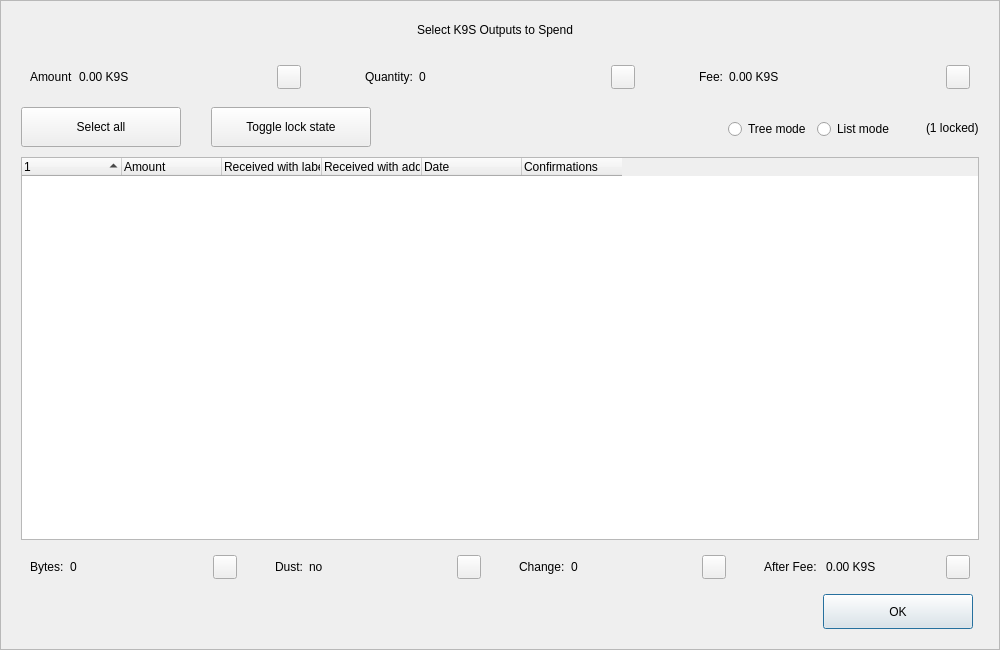
<?xml version="1.0" encoding="UTF-8"?>
<ui version="4.0">
 <class>CoinControlDialog</class>
 <widget class="QDialog" name="CoinControlDialog">
  <property name="geometry">
   <rect>
    <x>0</x>
    <y>0</y>
    <width>1000</width>
    <height>650</height>
   </rect>
  </property>
  <property name="minimumSize">
   <size>
    <width>950</width>
    <height>650</height>
   </size>
  </property>
  <property name="windowTitle">
   <string>Coin Selection</string>
  </property>
  <property name="styleSheet">
   <string notr="true"/>
  </property>
  <layout class="QVBoxLayout" name="verticalLayout">
   <property name="spacing">
    <number>0</number>
   </property>
   <property name="leftMargin">
    <number>0</number>
   </property>
   <property name="topMargin">
    <number>0</number>
   </property>
   <property name="rightMargin">
    <number>0</number>
   </property>
   <property name="bottomMargin">
    <number>0</number>
   </property>
   <item>
    <widget class="QFrame" name="frameContainer">
     <property name="toolTipDuration">
      <number>0</number>
     </property>
     <property name="frameShape">
      <enum>QFrame::StyledPanel</enum>
     </property>
     <property name="frameShadow">
      <enum>QFrame::Raised</enum>
     </property>
     <layout class="QVBoxLayout" name="verticalLayout_2">
      <property name="leftMargin">
       <number>0</number>
      </property>
      <property name="rightMargin">
       <number>0</number>
      </property>
      <property name="bottomMargin">
       <number>20</number>
      </property>
      <item>
       <layout class="QHBoxLayout" name="horizontalLayout_12">
        <property name="spacing">
         <number>0</number>
        </property>
        <property name="leftMargin">
         <number>20</number>
        </property>
        <property name="rightMargin">
         <number>30</number>
        </property>
        <item>
         <spacer name="horizontalSpacer_4">
          <property name="orientation">
           <enum>Qt::Horizontal</enum>
          </property>
          <property name="sizeHint" stdset="0">
           <size>
            <width>40</width>
            <height>20</height>
           </size>
          </property>
         </spacer>
        </item>
        <item>
         <widget class="QLabel" name="labelTitle">
          <property name="minimumSize">
           <size>
            <width>0</width>
            <height>40</height>
           </size>
          </property>
          <property name="maximumSize">
           <size>
            <width>16777215</width>
            <height>40</height>
           </size>
          </property>
          <property name="text">
           <string>Select K9S Outputs to Spend</string>
          </property>
          <property name="alignment">
           <set>Qt::AlignCenter</set>
          </property>
          <property name="margin">
           <number>7</number>
          </property>
         </widget>
        </item>
        <item>
         <spacer name="horizontalSpacer_5">
          <property name="orientation">
           <enum>Qt::Horizontal</enum>
          </property>
          <property name="sizeHint" stdset="0">
           <size>
            <width>40</width>
            <height>20</height>
           </size>
          </property>
         </spacer>
        </item>
       </layout>
      </item>
      <item>
       <layout class="QHBoxLayout" name="horizontalLayout_8">
        <property name="leftMargin">
         <number>20</number>
        </property>
        <property name="rightMargin">
         <number>20</number>
        </property>
        <item>
         <widget class="QWidget" name="layoutAmount" native="true">
          <layout class="QHBoxLayout" name="horizontalLayout_9" stretch="0,1,0">
           <item>
            <widget class="QLabel" name="labelCoinControlAmountText">
             <property name="text">
              <string>Amount</string>
             </property>
            </widget>
           </item>
           <item>
            <widget class="QLabel" name="labelCoinControlAmount">
             <property name="text">
              <string>0.00 K9S</string>
             </property>
            </widget>
           </item>
           <item alignment="Qt::AlignHCenter|Qt::AlignVCenter">
            <widget class="QPushButton" name="pushButtonAmount">
             <property name="minimumSize">
              <size>
               <width>0</width>
               <height>24</height>
              </size>
             </property>
             <property name="maximumSize">
              <size>
               <width>24</width>
               <height>26</height>
              </size>
             </property>
             <property name="focusPolicy">
              <enum>Qt::NoFocus</enum>
             </property>
             <property name="styleSheet">
              <string notr="true">padding-bottom:2px;
padding-right:4px;</string>
             </property>
             <property name="text">
              <string/>
             </property>
            </widget>
           </item>
          </layout>
         </widget>
        </item>
        <item>
         <spacer name="horizontalSpacer_2">
          <property name="orientation">
           <enum>Qt::Horizontal</enum>
          </property>
          <property name="sizeType">
           <enum>QSizePolicy::Fixed</enum>
          </property>
          <property name="sizeHint" stdset="0">
           <size>
            <width>40</width>
            <height>20</height>
           </size>
          </property>
         </spacer>
        </item>
        <item>
         <widget class="QWidget" name="layoutQuantity" native="true">
          <layout class="QHBoxLayout" name="horizontalLayout_10" stretch="0,1,0">
           <item>
            <widget class="QLabel" name="labelCoinControlQuantityText">
             <property name="text">
              <string>Quantity:</string>
             </property>
            </widget>
           </item>
           <item>
            <widget class="QLabel" name="labelCoinControlQuantity">
             <property name="text">
              <string>0</string>
             </property>
            </widget>
           </item>
           <item alignment="Qt::AlignHCenter|Qt::AlignVCenter">
            <widget class="QPushButton" name="pushButtonQuantity">
             <property name="minimumSize">
              <size>
               <width>0</width>
               <height>24</height>
              </size>
             </property>
             <property name="maximumSize">
              <size>
               <width>24</width>
               <height>26</height>
              </size>
             </property>
             <property name="focusPolicy">
              <enum>Qt::NoFocus</enum>
             </property>
             <property name="styleSheet">
              <string notr="true">padding-bottom:2px;
               padding-right:4px;</string>
             </property>
             <property name="text">
              <string/>
             </property>
            </widget>
           </item>
          </layout>
         </widget>
        </item>
        <item>
         <spacer name="horizontalSpacer_22">
          <property name="orientation">
           <enum>Qt::Horizontal</enum>
          </property>
          <property name="sizeType">
           <enum>QSizePolicy::Fixed</enum>
          </property>
          <property name="sizeHint" stdset="0">
           <size>
            <width>40</width>
            <height>20</height>
           </size>
          </property>
         </spacer>
        </item>
        <item>
         <widget class="QWidget" name="layoutFee" native="true">
          <layout class="QHBoxLayout" name="horizontalLayout_11" stretch="0,1,0">
           <item>
            <widget class="QLabel" name="labelCoinControlFeeText">
             <property name="text">
              <string>Fee:</string>
             </property>
            </widget>
           </item>
           <item>
            <widget class="QLabel" name="labelCoinControlFee">
             <property name="text">
              <string>0.00 K9S</string>
             </property>
            </widget>
           </item>
           <item alignment="Qt::AlignHCenter|Qt::AlignVCenter">
            <widget class="QPushButton" name="pushButtonFee">
             <property name="minimumSize">
              <size>
               <width>0</width>
               <height>24</height>
              </size>
             </property>
             <property name="maximumSize">
              <size>
               <width>24</width>
               <height>26</height>
              </size>
             </property>
             <property name="focusPolicy">
              <enum>Qt::NoFocus</enum>
             </property>
             <property name="styleSheet">
              <string notr="true">padding-bottom:2px;
               padding-right:4px;</string>
             </property>
             <property name="text">
              <string/>
             </property>
            </widget>
           </item>
          </layout>
         </widget>
        </item>
       </layout>
      </item>
      <item>
       <widget class="QFrame" name="frame">
        <property name="minimumSize">
         <size>
          <width>0</width>
          <height>40</height>
         </size>
        </property>
        <property name="styleSheet">
         <string notr="true">#frame {
	border:0;
}</string>
        </property>
        <property name="frameShape">
         <enum>QFrame::StyledPanel</enum>
        </property>
        <property name="frameShadow">
         <enum>QFrame::Sunken</enum>
        </property>
        <layout class="QHBoxLayout" name="horizontalLayout">
         <property name="spacing">
          <number>0</number>
         </property>
         <property name="leftMargin">
          <number>20</number>
         </property>
         <property name="topMargin">
          <number>0</number>
         </property>
         <property name="rightMargin">
          <number>20</number>
         </property>
         <property name="bottomMargin">
          <number>0</number>
         </property>
         <item>
          <layout class="QHBoxLayout" name="horizontalLayoutPanel" stretch="0,0,0,0,0,0">
           <property name="spacing">
            <number>20</number>
           </property>
           <item>
            <widget class="QPushButton" name="pushButtonSelectAll">
             <property name="sizePolicy">
              <sizepolicy hsizetype="Maximum" vsizetype="Fixed">
               <horstretch>0</horstretch>
               <verstretch>0</verstretch>
              </sizepolicy>
             </property>
             <property name="minimumSize">
              <size>
               <width>160</width>
               <height>40</height>
              </size>
             </property>
             <property name="maximumSize">
              <size>
               <width>16777215</width>
               <height>40</height>
              </size>
             </property>
             <property name="text">
              <string>Select all</string>
             </property>
             <property name="checkable">
              <bool>true</bool>
             </property>
             <property name="checked">
              <bool>false</bool>
             </property>
             <property name="autoExclusive">
              <bool>false</bool>
             </property>
             <property name="autoDefault">
              <bool>false</bool>
             </property>
            </widget>
           </item>
           <item>
            <spacer name="horizontalSpacer_6">
             <property name="orientation">
              <enum>Qt::Horizontal</enum>
             </property>
             <property name="sizeType">
              <enum>QSizePolicy::Fixed</enum>
             </property>
             <property name="sizeHint" stdset="0">
              <size>
               <width>10</width>
               <height>20</height>
              </size>
             </property>
            </spacer>
           </item>
           <item>
            <widget class="QPushButton" name="pushButtonToggleLock">
             <property name="sizePolicy">
              <sizepolicy hsizetype="Maximum" vsizetype="Fixed">
               <horstretch>0</horstretch>
               <verstretch>0</verstretch>
              </sizepolicy>
             </property>
             <property name="minimumSize">
              <size>
               <width>160</width>
               <height>40</height>
              </size>
             </property>
             <property name="maximumSize">
              <size>
               <width>16777215</width>
               <height>40</height>
              </size>
             </property>
             <property name="text">
              <string>Toggle lock state</string>
             </property>
             <property name="checkable">
              <bool>true</bool>
             </property>
             <property name="autoExclusive">
              <bool>false</bool>
             </property>
             <property name="autoDefault">
              <bool>false</bool>
             </property>
            </widget>
           </item>
           <item>
            <spacer name="horizontalSpacer_7">
             <property name="orientation">
              <enum>Qt::Horizontal</enum>
             </property>
             <property name="sizeType">
              <enum>QSizePolicy::Expanding</enum>
             </property>
             <property name="sizeHint" stdset="0">
              <size>
               <width>30</width>
               <height>20</height>
              </size>
             </property>
            </spacer>
           </item>
           <item alignment="Qt::AlignRight">
            <widget class="QGroupBox" name="groupBox_2">
             <property name="styleSheet">
              <string notr="true">#groupBox_2 {
    background-color:transparent;
    border-radius:0;
}</string>
             </property>
             <property name="title">
              <string/>
             </property>
             <layout class="QHBoxLayout" name="horizontalLayout_14">
              <item>
               <widget class="QRadioButton" name="radioTreeMode">
                <property name="sizePolicy">
                 <sizepolicy hsizetype="Maximum" vsizetype="Fixed">
                  <horstretch>0</horstretch>
                  <verstretch>0</verstretch>
                 </sizepolicy>
                </property>
                <property name="text">
                 <string>Tree mode</string>
                </property>
               </widget>
              </item>
              <item>
               <widget class="QRadioButton" name="radioListMode">
                <property name="sizePolicy">
                 <sizepolicy hsizetype="Maximum" vsizetype="Fixed">
                  <horstretch>0</horstretch>
                  <verstretch>0</verstretch>
                 </sizepolicy>
                </property>
                <property name="text">
                 <string>List mode</string>
                </property>
                <property name="checked">
                 <bool>false</bool>
                </property>
               </widget>
              </item>
             </layout>
            </widget>
           </item>
           <item>
            <widget class="QLabel" name="labelLocked">
             <property name="text">
              <string>(1 locked)</string>
             </property>
            </widget>
           </item>
          </layout>
         </item>
        </layout>
       </widget>
      </item>
      <item>
       <layout class="QHBoxLayout" name="horizontalLayout_13">
        <property name="leftMargin">
         <number>20</number>
        </property>
        <property name="rightMargin">
         <number>20</number>
        </property>
        <item>
         <widget class="CoinControlTreeWidget" name="treeWidget">
          <property name="contextMenuPolicy">
           <enum>Qt::CustomContextMenu</enum>
          </property>
          <property name="styleSheet">
           <string notr="true"/>
          </property>
          <property name="sortingEnabled">
           <bool>false</bool>
          </property>
          <property name="columnCount">
           <number>6</number>
          </property>
          <attribute name="headerShowSortIndicator" stdset="0">
           <bool>true</bool>
          </attribute>
          <attribute name="headerStretchLastSection">
           <bool>false</bool>
          </attribute>
          <column>
           <property name="text">
            <string/>
           </property>
          </column>
          <column>
           <property name="text">
            <string>Amount</string>
           </property>
          </column>
          <column>
           <property name="text">
            <string>Received with label</string>
           </property>
          </column>
          <column>
           <property name="text">
            <string>Received with address</string>
           </property>
          </column>
          <column>
           <property name="text">
            <string>Date</string>
           </property>
          </column>
          <column>
           <property name="text">
            <string>Confirmations</string>
           </property>
           <property name="toolTip">
            <string>Confirmed</string>
           </property>
          </column>
         </widget>
        </item>
       </layout>
      </item>
      <item>
       <layout class="QHBoxLayout" name="horizontalLayout_3">
        <property name="spacing">
         <number>20</number>
        </property>
        <property name="leftMargin">
         <number>20</number>
        </property>
        <property name="rightMargin">
         <number>20</number>
        </property>
        <item>
         <widget class="QWidget" name="layoutBytes" native="true">
          <layout class="QHBoxLayout" name="horizontalLayout_4" stretch="0,1,0">
           <item>
            <widget class="QLabel" name="labelCoinControlBytesText">
             <property name="text">
              <string>Bytes:</string>
             </property>
            </widget>
           </item>
           <item>
            <widget class="QLabel" name="labelCoinControlBytes">
             <property name="text">
              <string>0</string>
             </property>
            </widget>
           </item>
           <item alignment="Qt::AlignHCenter|Qt::AlignVCenter">
            <widget class="QPushButton" name="pushButtonBytes">
             <property name="minimumSize">
              <size>
               <width>0</width>
               <height>24</height>
              </size>
             </property>
             <property name="maximumSize">
              <size>
               <width>24</width>
               <height>26</height>
              </size>
             </property>
             <property name="focusPolicy">
              <enum>Qt::NoFocus</enum>
             </property>
             <property name="styleSheet">
              <string notr="true">padding-bottom:2px;
               padding-right:4px;</string>
             </property>
             <property name="text">
              <string/>
             </property>
            </widget>
           </item>
          </layout>
         </widget>
        </item>
        <item>
         <widget class="QWidget" name="layoutDust" native="true">
          <layout class="QHBoxLayout" name="horizontalLayout_5" stretch="0,1,0">
           <item>
            <widget class="QLabel" name="labelCoinControlLowOutputText">
             <property name="text">
              <string>Dust:</string>
             </property>
            </widget>
           </item>
           <item>
            <widget class="QLabel" name="labelCoinControlLowOutput">
             <property name="text">
              <string>no</string>
             </property>
            </widget>
           </item>
           <item alignment="Qt::AlignHCenter|Qt::AlignVCenter">
            <widget class="QPushButton" name="pushButtonDust">
             <property name="minimumSize">
              <size>
               <width>0</width>
               <height>24</height>
              </size>
             </property>
             <property name="maximumSize">
              <size>
               <width>24</width>
               <height>26</height>
              </size>
             </property>
             <property name="focusPolicy">
              <enum>Qt::NoFocus</enum>
             </property>
             <property name="styleSheet">
              <string notr="true">padding-bottom:2px;
               padding-right:4px;</string>
             </property>
             <property name="text">
              <string/>
             </property>
            </widget>
           </item>
          </layout>
         </widget>
        </item>
        <item>
         <widget class="QWidget" name="layoutChange" native="true">
          <layout class="QHBoxLayout" name="horizontalLayout_6" stretch="0,1,0">
           <item>
            <widget class="QLabel" name="labelCoinControlChangeText">
             <property name="text">
              <string>Change:</string>
             </property>
            </widget>
           </item>
           <item>
            <widget class="QLabel" name="labelCoinControlChange">
             <property name="text">
              <string>0</string>
             </property>
            </widget>
           </item>
           <item alignment="Qt::AlignHCenter|Qt::AlignVCenter">
            <widget class="QPushButton" name="pushButtonChange">
             <property name="minimumSize">
              <size>
               <width>0</width>
               <height>24</height>
              </size>
             </property>
             <property name="maximumSize">
              <size>
               <width>24</width>
               <height>26</height>
              </size>
             </property>
             <property name="focusPolicy">
              <enum>Qt::NoFocus</enum>
             </property>
             <property name="styleSheet">
              <string notr="true">padding-bottom:2px;
               padding-right:4px;</string>
             </property>
             <property name="text">
              <string/>
             </property>
            </widget>
           </item>
          </layout>
         </widget>
        </item>
        <item>
         <widget class="QWidget" name="layoutAfter" native="true">
          <layout class="QHBoxLayout" name="horizontalLayout_7" stretch="0,1,0">
           <item>
            <widget class="QLabel" name="labelCoinControlAfterFeeText">
             <property name="text">
              <string>After Fee: </string>
             </property>
            </widget>
           </item>
           <item>
            <widget class="QLabel" name="labelCoinControlAfterFee">
             <property name="text">
              <string>0.00 K9S</string>
             </property>
            </widget>
           </item>
           <item alignment="Qt::AlignHCenter|Qt::AlignVCenter">
            <widget class="QPushButton" name="pushButtonAlterFee">
             <property name="minimumSize">
              <size>
               <width>0</width>
               <height>24</height>
              </size>
             </property>
             <property name="maximumSize">
              <size>
               <width>24</width>
               <height>26</height>
              </size>
             </property>
             <property name="focusPolicy">
              <enum>Qt::NoFocus</enum>
             </property>
             <property name="styleSheet">
              <string notr="true">padding-bottom:2px;
               padding-right:4px;</string>
             </property>
             <property name="text">
              <string/>
             </property>
            </widget>
           </item>
          </layout>
         </widget>
        </item>
       </layout>
      </item>
      <item>
       <layout class="QHBoxLayout" name="horizontalLayout_2">
        <property name="spacing">
         <number>0</number>
        </property>
        <property name="leftMargin">
         <number>20</number>
        </property>
        <property name="rightMargin">
         <number>26</number>
        </property>
        <item>
         <spacer name="horizontalSpacer_3">
          <property name="orientation">
           <enum>Qt::Horizontal</enum>
          </property>
          <property name="sizeHint" stdset="0">
           <size>
            <width>558</width>
            <height>20</height>
           </size>
          </property>
         </spacer>
        </item>
        <item>
         <widget class="QPushButton" name="pushButtonOk">
          <property name="minimumSize">
           <size>
            <width>150</width>
            <height>35</height>
           </size>
          </property>
          <property name="text">
           <string>OK</string>
          </property>
         </widget>
        </item>
       </layout>
      </item>
     </layout>
    </widget>
   </item>
  </layout>
 </widget>
 <customwidgets>
  <customwidget>
   <class>CoinControlTreeWidget</class>
   <extends>QTreeWidget</extends>
   <header>coincontroltreewidget.h</header>
  </customwidget>
 </customwidgets>
 <resources/>
 <connections/>
</ui>
